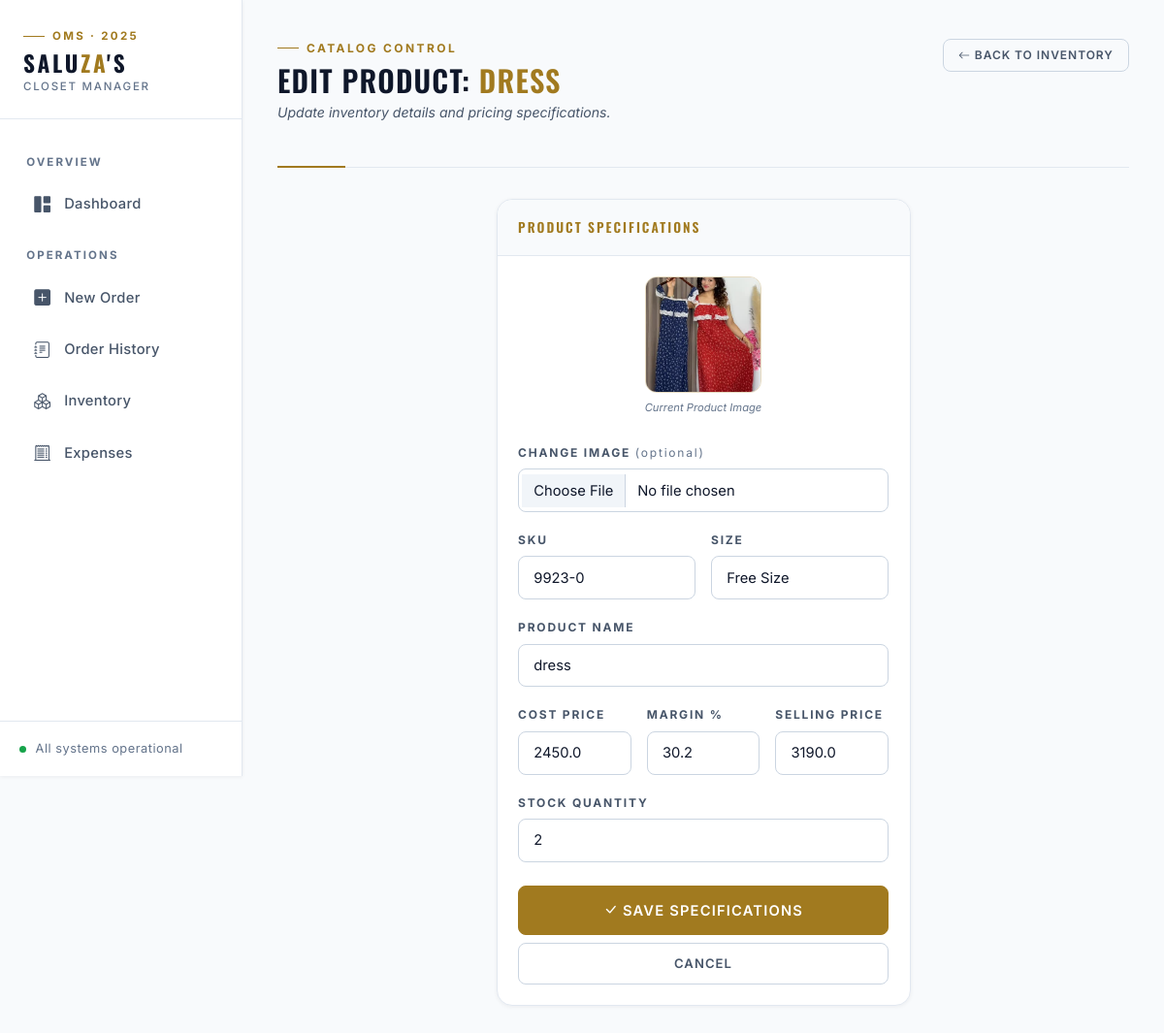
The page /edit_product/190 on the database its author committed.
### app.py (models this page shows)
class Product(db.Model):
    id = db.Column(db.Integer, primary_key=True)
    sku = db.Column(db.String(50), unique=True, nullable=True)
    name = db.Column(db.String(100), nullable=False)
    size = db.Column(db.String(10), nullable=False)
    cost_price = db.Column(db.Float, default=0.0)
    price = db.Column(db.Float, nullable=False)
    stock = db.Column(db.Integer, default=0)
    image = db.Column(db.String(100), nullable=True)

### app.py (the view, shortened to what this page needs)
@app.route('/edit_product/<int:id>', methods=['GET', 'POST'])
def edit_product(id):
    product = Product.query.get_or_404(id)
    return render_template('edit_product.html', p=product)

### templates/edit_product.html (shortened to what this page needs)
{% extends "layout.html" %}
{% block content %}
<div class="page-header">
    <div>
        <div class="page-header-eyebrow">
            <div class="page-header-eyebrow-line"></div>
            <span class="page-header-eyebrow-text">Catalog Control</span>
        </div>
        <h1>Edit Product: <span class="gold">{{ p.name }}</span></h1>
        <p class="page-header-sub">Update inventory details and pricing specifications.</p>
    </div>
    <a href="/inventory" class="btn btn-outline-secondary btn-sm">
        <i class="bi bi-arrow-left me-1"></i>Back to Inventory
    </a>
</div>
<div class="row justify-content-center">
    <div class="col-md-7 col-lg-6">
        <div class="card">
            <div class="card-header">Product Specifications</div>
            <div class="card-body">
                <form method="POST" enctype="multipart/form-data">
                    {% if p.image %}
                    <div class="text-center mb-4">
                        <img src="{{ url_for('static', filename='uploads/' + p.image) }}"
                            style="width: 120px; height: 120px; object-fit: cover; border-radius: var(--r-md); border: 1px solid var(--line);">
                        <div
                            style="font-size: 0.7rem; color: var(--text-tertiary); margin-top: 0.4rem; font-style: italic;">
                            Current Product Image</div>
                    </div>
                    {% endif %}
                    <div class="mb-3">
                        <label class="form-label">Change Image <span
                                style="text-transform: none; font-weight: 400; color: var(--text-tertiary);">(optional)</span></label>
                        <input type="file" name="image" class="form-control" accept="image/*">
                    </div>
                    <div class="row mb-3 g-3">
                        <div class="col">
                            <label class="form-label">SKU</label>
                            <input type="text" name="sku" class="form-control" value="{{ p.sku if p.sku else '' }}">
                        </div>
                        <div class="col">
                            <label class="form-label">Size</label>
                            <input type="text" name="size" class="form-control" value="{{ p.size }}" required>
                        </div>
                    </div>
                    <div class="mb-3">
                        <label class="form-label">Product Name</label>
                        <input type="text" name="name" class="form-control" value="{{ p.name }}" required>
                    </div>
                    <div class="row mb-3 g-3">
                        <div class="col-4">
                            <label class="form-label">Cost Price</label>
                            <input type="number" name="cost_price" id="costPriceInput" class="form-control" step="0.01"
                                value="{{ p.cost_price }}" required>
                        </div>
                        <div class="col-4">
                            <label class="form-label">Margin %</label>
                            <input type="number" id="profitMarginInput" class="form-control" placeholder="%" step="0.1">
                        </div>
                        <div class="col-4">
                            <label class="form-label">Selling Price</label>
                            <input type="number" name="price" id="sellingPriceInput" class="form-control" step="0.01"
                                value="{{ p.price }}" required>
                        </div>
                    </div>
                    <div class="mb-4">
                        <label class="form-label">Stock Quantity</label>
                        <input type="number" name="stock" class="form-control" value="{{ p.stock }}" required>
                    </div>
                    <div class="d-grid gap-2">
                        <button type="submit" class="btn btn-primary btn-lg">
                            <i class="bi bi-check-lg me-1"></i>Save Specifications
                        </button>
                        <a href="/inventory" class="btn btn-outline-secondary">Cancel</a>
                    </div>
                </form>
            </div>
        </div>
    </div>
</div>
{% endblock %}

### rows shown on the page
Product: name "DRESS", image (picture), sku "9923-0", size "Free Size", name "dress", cost_price "2450.0", price "3190.0", stock "2"
